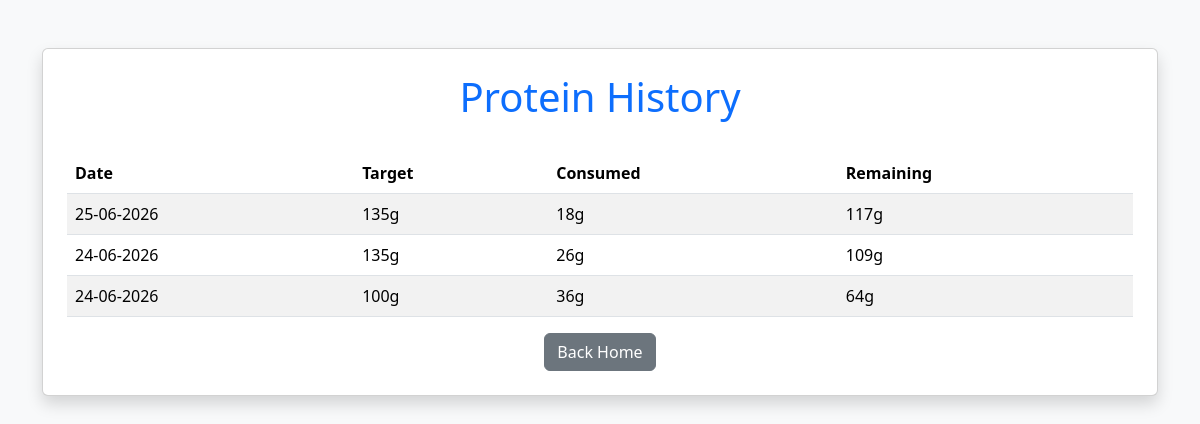
The app's page /history with its own data.
### models/daily_log.py (models this page shows)
class DailyLog(Base):
    __tablename__ = "daily_logs"
    id = Column(Integer, primary_key=True, index=True)
    date = Column(String)
    protein_target = Column(Integer)
    total_protein = Column(Integer)
    remaining_protein = Column(Integer)

### routes/history.py (the view)
@router.get("/history")
def history_page(request: Request):
    db = SessionLocal()
    logs = db.query(DailyLog).order_by(DailyLog.id.desc()).all()
    db.close()
    return templates.TemplateResponse(
        request=request,
        name="history.html",
        context={
            "logs": logs
        }
    )

### templates/history.html (shortened to what this page needs)
<!DOCTYPE html>
<html>
<head>
    <link href="https://cdn.jsdelivr.net/npm/bootstrap@5.3.3/dist/css/bootstrap.min.css" rel="stylesheet">
</head>
<body class="bg-light">
<div class="container mt-5">
    <div class="card shadow p-4">
        <h1 class="text-center text-primary">Protein History</h1>
        <table class="table table-striped mt-4">
            <thead>
                <tr>
                    <th>Date</th>
                    <th>Target</th>
                    <th>Consumed</th>
                    <th>Remaining</th>
                </tr>
            </thead>
            <tbody>
                {% for log in logs %}
                <tr>
                    <td>{{ log.date }}</td>
                    <td>{{ log.protein_target }}g</td>
                    <td>{{ log.total_protein }}g</td>
                    <td>{{ log.remaining_protein }}g</td>
                </tr>
                {% endfor %}
            </tbody>
        </table>
        <div class="text-center">
            <a href="/" class="btn btn-secondary">Back Home</a>
        </div>
    </div>
</div>
</body>
</html>

### records on screen
DailyLog: date "25-06-2026", protein_target "135", total_protein "18", remaining_protein "117"
DailyLog: date "24-06-2026", protein_target "135", total_protein "26", remaining_protein "109"
DailyLog: date "24-06-2026", protein_target "100", total_protein "36", remaining_protein "64"
